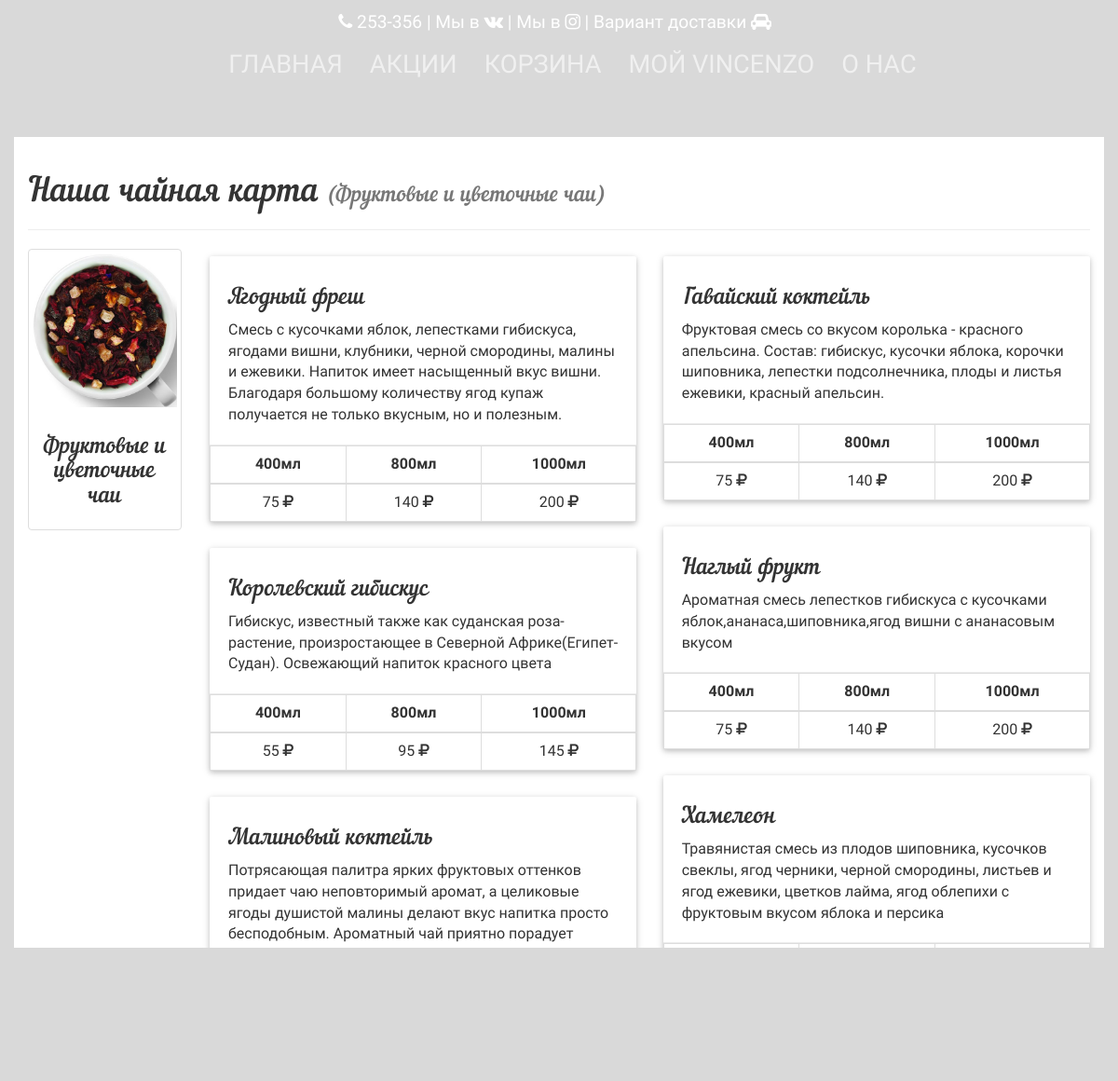
The page /tea/1 on the database its author committed.
### app/models.py (models this page shows, shortened)
class TeaCategory(db.Model):
    id = db.Column(db.Integer, primary_key=True)
    tea_category_name = db.Column(db.String(50))
    tea_img = db.Column(db.String(50))

class Tea(db.Model):
    id = db.Column(db.Integer, primary_key=True, autoincrement=True)
    tea_category_id = db.Column(db.Integer, db.ForeignKey('tea_category.id'))
    tea_name = db.Column(db.String(20))
    tea_about = db.Column(db.String(255))
    tea_price_400 = db.Column(db.Integer)
    tea_price_800 = db.Column(db.Integer)
    tea_price_1000 = db.Column(db.Integer)

### app/views.py (the view)
@app.route('/tea/<int:category_id>', methods=['GET'])
def tea_one(category_id):
    select_category = TeaCategory.query.filter_by(id=category_id).one()
    select_item = db.session.query(Tea).filter_by(tea_category_id=category_id).all()
    return render_template("teaone.html", select_category=select_category, tea_select=select_item,
                           title="Vincenzo")

### app/views.py (called while the page is built)
def filter_shuffle(seq):
    try:
        result = list(seq)
        random.shuffle(result)
        return result
    except:
        return seq

@app.before_request
def before_request():
    delivery = request.cookies.get('delivery')
    if delivery == "deliveryincafe":
        g.deliverymethod = u"В кафе"
        g.global_sale = 0
    elif delivery == "deliverymyself":
        g.deliverymethod = u"Самовывоз"
        g.global_sale = 10
    elif delivery == "deliveryinhome":
        g.deliverymethod = u"Доставка на дом"
        g.global_sale = 0
    else:
        g.deliverymethod = u"Доставка на дом"
        g.global_sale = 0
    g.delivery = delivery
    g.user = current_user

### app/templates/teaone.html (shortened to what this page needs)
{% extends "base.html" %} {% block head %}
    <link rel="stylesheet" type="text/css"
          href="{{ url_for('static', filename='fonts/pixelfabric-clothes/style.css') }}"/>
    <link rel="stylesheet" type="text/css"
          href="https://maxcdn.bootstrapcdn.com/font-awesome/4.5.0/css/font-awesome.min.css">
          rel='stylesheet' type='text/css'> {% endblock %}
{% block navigation %}
    {% include "navigation.html" %}
{% endblock %}
{% block body %}
    <div class="container-fluid header-post">
        <div class="row">
            <div class="container content">
                <div class="page-header" onclick="window.history.back()">
                    <h1>Наша чайная карта
                        <small>({{ select_category.tea_category_name }})</small>
                    </h1>
                </div>
                <div class="row">
                    <div class="hidden-sm col-md-2">
                        <div class="thumbnail">
                            <img class="img-responsive "
                                 src="{{ url_for('static',filename='upload/'+select_category.tea_img) }}"
                                 alt="">
                            <div class="caption">
                                <h3>{{ select_category.tea_category_name }}</h3>
                            </div>
                        </div>
                    </div>
                    <div class="col-sm-12 col-md-10 card_this">
                        {% for tea in tea_select | shuffle %}
                            <div class="">
                                <div class="card blue-grey darken-1">
                                    <div class="card-content white-text">
                                        <span class="card-title">{{ tea.tea_name }}</span>
                                        <p>{{ tea.tea_about }}</p>
                                    </div>
                                    <div class="card-action">
                                        <table class="table table-bordered">
                                            <thead>
                                            <tr>
                                                <th>400мл</th>
                                                <th>800мл</th>
                                                <th>1000мл</th>
                                            </tr>
                                            </thead>
                                            <tbody>
                                            <tr>
                                                <td>{{ tea.tea_price_400 }} <i class="fa fa-rub"></i></td>
                                                <td>{{ tea.tea_price_800 }} <i class="fa fa-rub"></i></td>
                                                <td>{{ tea.tea_price_1000 }} <i class="fa fa-rub"></i></td>
                                            </tr>
                                            </tbody>
                                        </table>
                                    </div>
                                </div>
                            </div>
                        {% endfor %}
                    </div>
                </div>
            </div>
        </div>
    </div>
{% endblock %}

### rows shown on the page
TeaCategory: tea_category_name "Фруктовые и цветочные чаи", tea_img (picture)
Tea: tea_name "Ягодный фреш", tea_about "Смесь с кусочками яблок, лепестками гибискуса, ягодами вишни, клубники, черной смородины, малины и ежевики. Напиток имеет насыщенный вкус вишни. Благодаря большому количеству ягод купаж получается не только вкусным, но и полезным.", tea_price_400 "75", tea_price_800 "140", tea_price_1000 "200"
Tea: tea_name "Королевский гибискус", tea_about "Гибискус, известный также как суданская роза- растение, произростающее в Северной Африке(Египет-Судан). Освежающий напиток красного цвета", tea_price_400 "55", tea_price_800 "95", tea_price_1000 "145"
Tea: tea_name "Малиновый коктейль", tea_about "Потрясающая палитра ярких фруктовых оттенков придает чаю неповторимый аромат, а целиковые ягоды душистой малины делают вкус напитка просто бесподобным. Ароматный чай приятно порадует сладким послевкусием"
Tea: tea_name "Гавайский коктейль", tea_about "Фруктовая смесь со вкусом королька - красного апельсина. Состав: гибискус, кусочки яблока, корочки шиповника, лепестки подсолнечника, плоды и листья ежевики, красный апельсин.", tea_price_400 "75", tea_price_800 "140", tea_price_1000 "200"
Tea: tea_name "Наглый фрукт", tea_about "Ароматная смесь лепестков гибискуса с кусочками яблок,ананаса,шиповника,ягод вишни с ананасовым вкусом", tea_price_400 "75", tea_price_800 "140", tea_price_1000 "200"
Tea: tea_name "Хамелеон", tea_about "Травянистая смесь из плодов шиповника, кусочков свеклы, ягод черники, черной смородины, листьев и ягод ежевики, цветков лайма, ягод облепихи с фруктовым вкусом яблока и персика"
